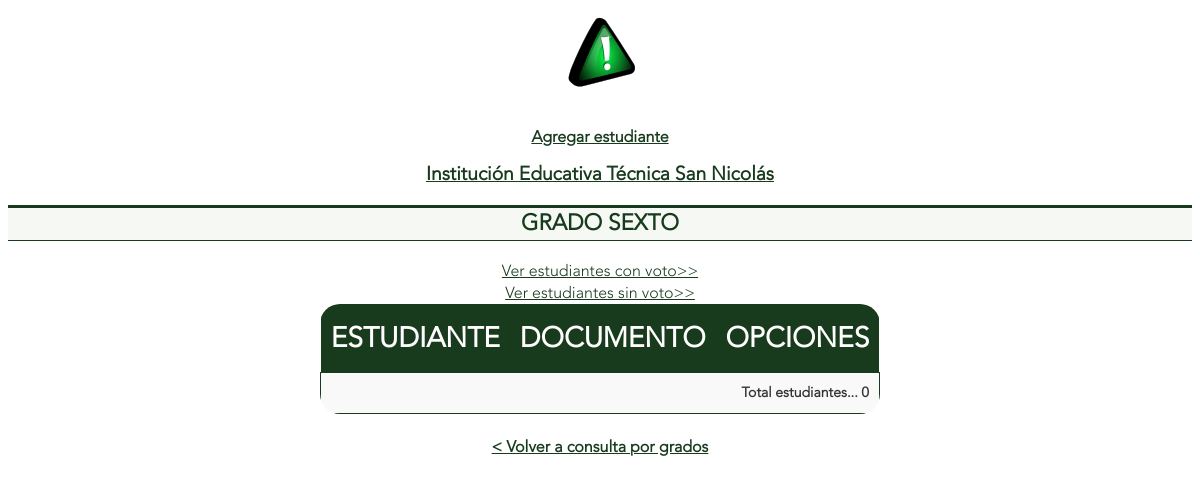
The page /administrador/consulta.php?id=7 (signed in) on the database as committed earlier.
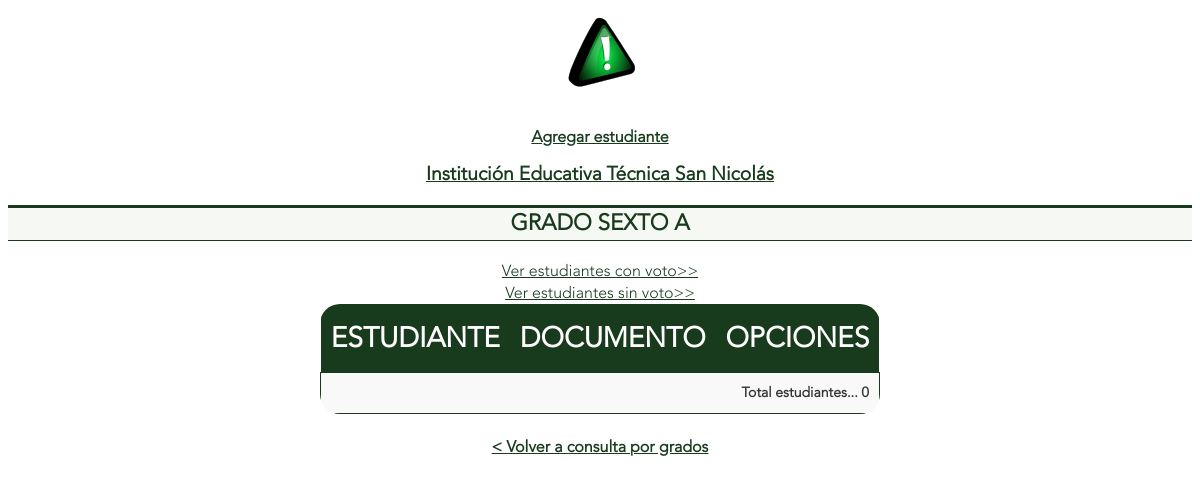
The same page on the database as committed later.
### tables this page shows
CREATE TABLE IF NOT EXISTS `general` (
  `id` int(11) NOT NULL AUTO_INCREMENT,
  `institucion` varchar(100) NOT NULL,
  `descripcion` varchar(100) NOT NULL,
  `activo` varchar(1) NOT NULL,
  `clave` varchar(1) NOT NULL,
  PRIMARY KEY (`id`)
);

CREATE TABLE IF NOT EXISTS `grados` (
  `id` int(11) NOT NULL AUTO_INCREMENT,
  `grado` varchar(15) NOT NULL,
  PRIMARY KEY (`id`)
);

### administrador/consulta.php (the view, shortened to what this page needs)
<?php
$link = conectarse();
$estado = mysqli_query($link, "select * from general");
$leer = mysqli_fetch_array($estado);
if (isset($_COOKIE['VotaDatAdmin'])) {
    if (isset($_GET['id'])) {
        if ($_COOKIE['VotaDatAdmin'] == 1) {
            echo '<div align="center">';
            if ((isset($_GET['agrega'])) and ($_GET['agrega'] == "ok")) {
                echo '<form name="addest" action="consulta.php?id=' . $_GET['id'] . '" method="post">';
                echo '<table>';
                echo '<tr>';
                echo '<td style="text-align:right;"><label for="nom_est">';
                echo '<strong>Nombres:</strong>';
                echo '</label></td>';
                echo '<td><input type="text" name="nom_est" size="30" maxlength="50" title="Escriba los nombres del estudiante" />';
                echo '</td></tr>';
                echo '<tr>';
                echo '<td style="text-align:right;"><label for="ape_est">';
                echo '<strong>Apellidos:</strong>';
                echo '</label></td>';
                echo '<td><input type="text" name="ape_est" size="30" maxlength="50" title="Escriba los apellidos del estudiante" />';
                echo '</td></tr>';
                echo '<tr>';
                echo '<td style="text-align:right;"><label for="doc_est">';
                echo '<strong>Documento:</strong>';
                echo '</label></td>';
                echo '<td><input type="text" name="doc_est" size="30" maxlength="50" title="Escriba el número
 de documento del estudiante" />';
                echo '</td></tr>';
                echo '<tr>';
                echo '<td style="text-align:right;"><label for="clave_est">';
                echo '<strong>Contraseña:</strong>';
                echo '</label></td>';
                echo '<td><input type="password" name="clave_est" size="30" maxlength="50" title="Escriba la contraseña
 de acceso del estudiante" />';
                echo '</td></tr>';
                echo '<tr><td class="cen" colspan="2"><input type="submit" name="envia_estudiante" value="Guardar" title="Agregar estudiante" />&nbsp&nbsp&nbsp&nbsp';
                echo '<input type="button" name="Cancel" value="Cancelar" onclick="window.location =\'consulta.php?id=' . $_GET['id'] . '\'"/></td></tr>';
                echo '</form></table>';
            } else {
                echo '<div class=cen>';
                echo '<strong><a href="consulta.php?id=' . $_GET['id'] . '&agrega=ok" title="Agregar estudiante">Agregar estudiante</a></strong>';
                echo '</div>';
            }
        }
        echo '<!DOCTYPE html PUBLIC "-//W3C//DTD XHTML 1.0 Transitional//EN" "http://www.w3.org/TR/xhtml1/DTD/xhtml1-transitional.dtd">';
        echo '<html>';
        echo '<head>	<meta charset="UTF-8"><link rel="icon" href="./../iconos/EscudoColegio.png" type="image/png">
';
        echo '<link href="../estilo.css
" rel="stylesheet" type="text/css" />';
        echo '</head>';
        echo '<body>';
        $resp3 = mysqli_query($link, sprintf("select grado from grados where id=%d", $_GET['id']));
        if ($row3 = mysqli_fetch_array($resp3)) {
            echo '<h1>' . $leer['institucion'] . '</h1>';
            echo '<h2>GRADO ' . $row3['grado'] . '</h2>';
            echo '<div align="center">';
            echo '<div class="enlace">';
            echo '<a href="consulta.php?id=' . $_GET['id'] . '&votos=si" title="Consultar lista de estudiantes que han votado">Ver estudiantes con voto>></a><br />';
            echo '<a href="consulta.php?id=' . $_GET['id'] . '&votos=no" title="Consultar lista de estudiantes que no han votado">Ver estudiantes sin voto>></a>';
            echo '</div>';
            if (!isset($_GET['votos'])) {
                echo '<table>';
                if ($_COOKIE['VotaDatAdmin'] == 1) {
                    echo '<thead><tr><th>ESTUDIANTE</th><th>DOCUMENTO</th><th colspan="2">OPCIONES</th></tr></thead>';
                } else {
                    echo '<thead><tr><th>ESTUDIANTE</th><th>DOCUMENTO</th></tr></thead>';
                }
                $ContEst = 0;
                echo '<tr>';
                if ($_COOKIE['VotaDatAdmin'] == 1) {
                    echo '<td style="text-align:right;" colspan="4"><strong>Total estudiantes... ';
                } else {
                    echo '<td style="text-align:right;" colspan="2"><strong>Total estudiantes... ';
                }
                echo $ContEst . '</strong></td></tr>';
                echo '</table></div><br />';
            }
            echo '<div class="cen">';
            echo '<a href="general.php" title="consulta por grados"><strong>< Volver a consulta por grados</strong></a>';
            echo '</div><br />';
        } else {
            echo 'Error: Registro no existe';
        }
        echo '</body>';
        echo '</html>';
    }
} else {
    include_once "encabezado.html";
    echo '<table>';
    echo '<tr><td class="cen"><strong>Su sesión ha finalizado, por favor vuelva a ingresar al sistema</strong></td></tr>';
    echo '</table></div></body></html>';
}

### estilo.css (style rules this page uses)
* { font-family: Avenir; }
a:link, a:visited { color: #183a1d; font-family: Avenir; }
h1 { color: #183a1d; font-size: 1em; font-family: Avenir; text-decoration: underline; text-align: center; font-size: larger; }
h2 { color: #183a1d; text-align: center; font-size: 1.4em; border-top: 3px solid #183a1d; border-bottom: 1px solid #183a1d; background-color: #F6F8F3; padding: 0 20px 2px 20px; font-family: Avenir; }
table { margin: 0 auto; text-align: left; width: 30%; border-collapse: collapse; border: none; border-radius: 20px; overflow: hidden; }
thead th { background-color: #183a1d; color: #fffdfd; font-size: 28px; font-weight: bold; padding: 15px 10px; text-align: center; }
tbody tr:nth-child(odd) { background-color: #f9f9f9; }
tbody th, tbody td { font-size: 14px; font-family: 'Arial', sans-serif; color: #333; padding: 10px; border: 1px solid #183a1d; text-align: justify; }
.cen { text-align: center; transition: all 0.3s ease-in; }
tbody th, td { font-size: 0.8em; line-height: 1.4em; font-family: Avenir; color: #000; padding: 10px 7px; border-top: 1px solid #ffc400bb; border-right: 1px solid #DDDDDD; text-align: justify; }
:root { accent-color: #183a1d; }

Rows that differ between the two databases and show on the page:
changed grados: grado "SEXTO" → "SEXTO A"
